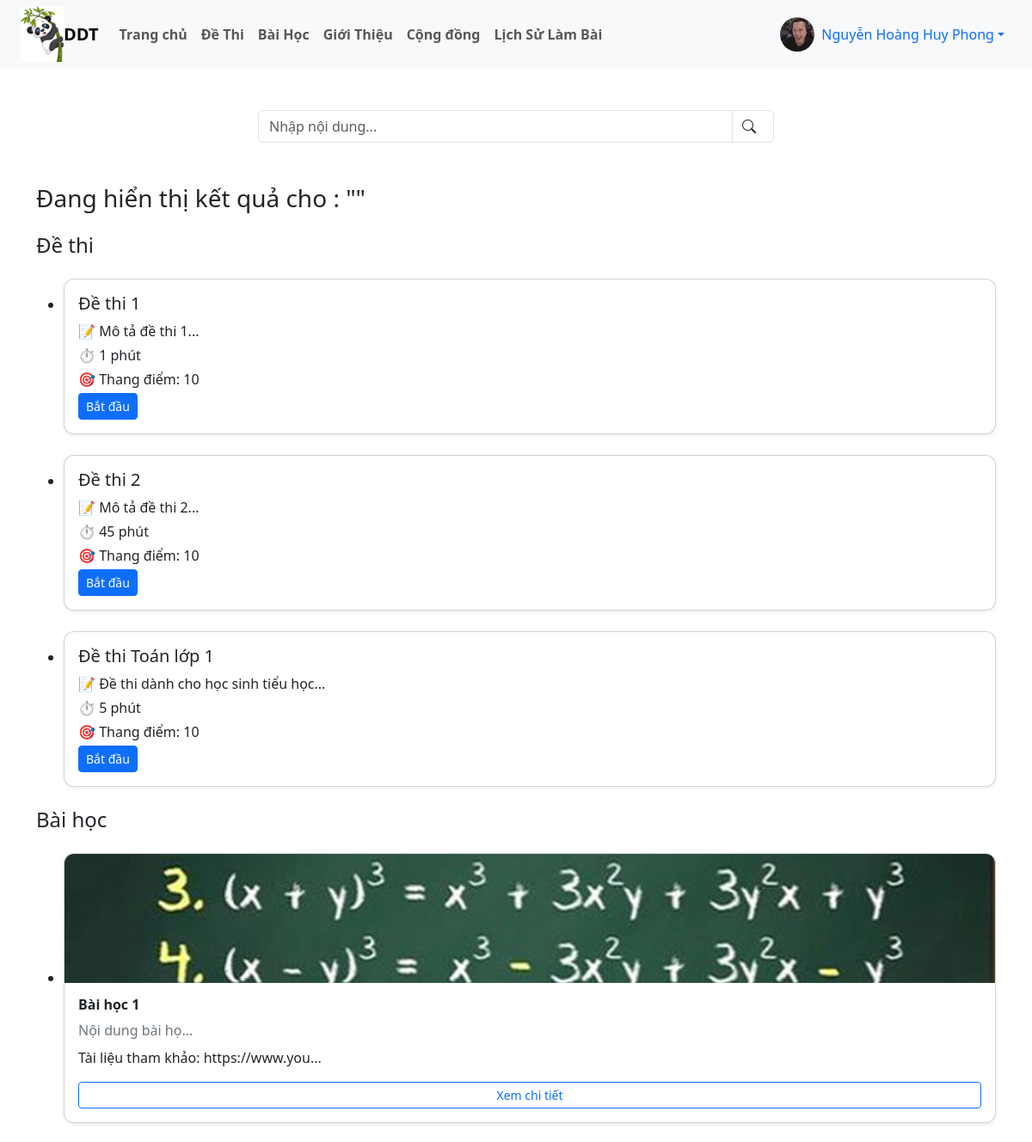
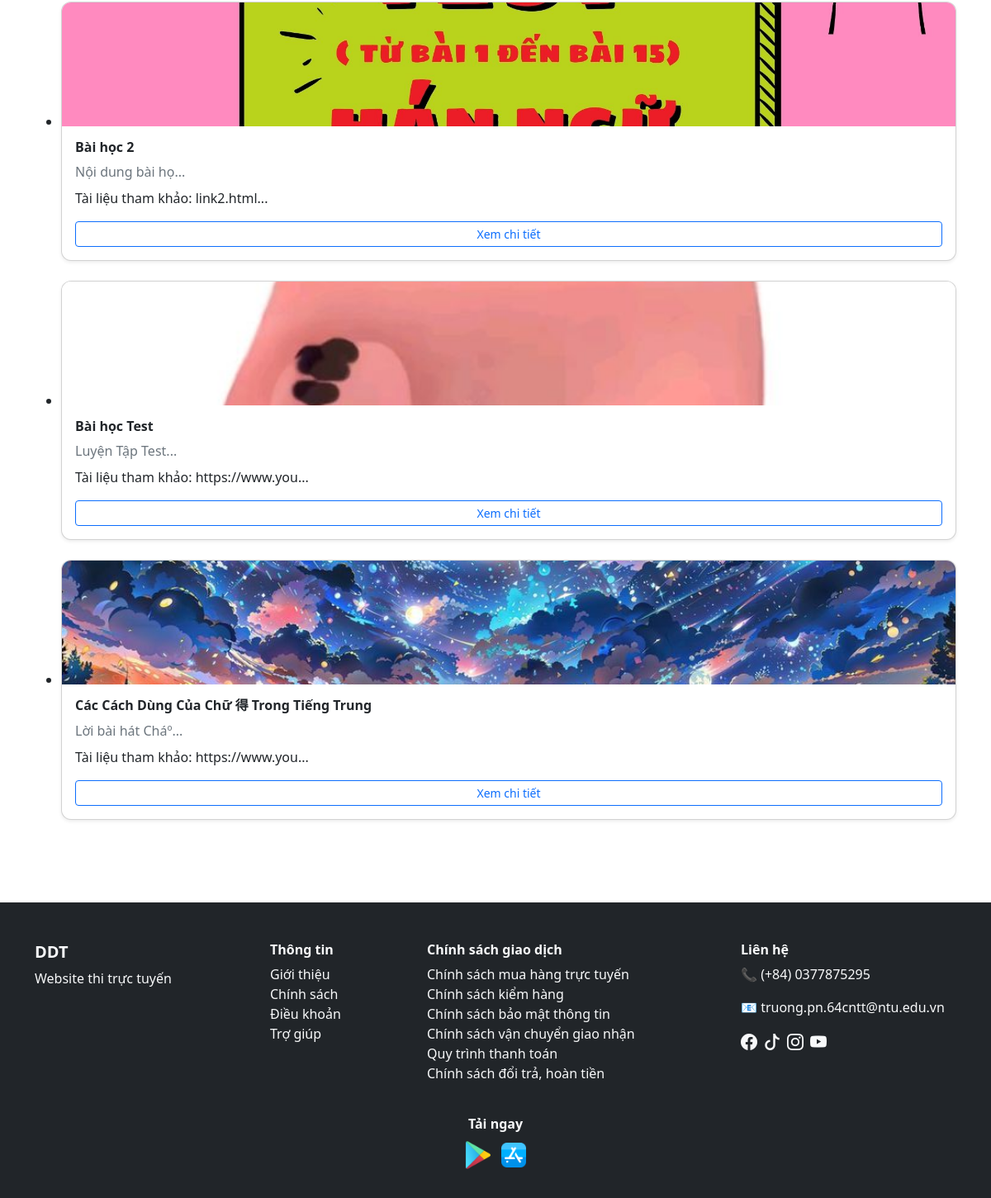
/user/tim_kiem.php (signed in), run on the app's committed database (2 pictures, top to bottom).
### tables this page shows
CREATE TABLE `de_thi` (
  `id` varchar(10) NOT NULL,
  `id_danh_muc` int(11) DEFAULT NULL,
  `ten_de_thi` varchar(255) NOT NULL,
  `mo_ta` text DEFAULT NULL,
  `thoi_gian` int(11) DEFAULT NULL,
  `id_bai_hoc` varchar(10) DEFAULT NULL,
  `thang_diem` int(11) DEFAULT 10,
  `ngay_tao` datetime DEFAULT current_timestamp(),
  `trang_thai` tinyint(1) NOT NULL DEFAULT 0
);

CREATE TABLE `bai_hoc` (
  `id` varchar(10) NOT NULL,
  `tieu_de` varchar(255) NOT NULL,
  `noi_dung` text DEFAULT NULL,
  `anh_bai_hoc` varchar(255) DEFAULT NULL,
  `link_bai_hoc` varchar(255) DEFAULT NULL,
  `ngay_tao` datetime DEFAULT current_timestamp(),
  `id_danh_muc` int(11) DEFAULT NULL
);

### user/tim_kiem.php (the view, shortened to what this page needs)
<?php
include_once("./header.php");
$keyword = $_GET['q'] ?? '';
$keyword = mysqli_real_escape_string($dbc, $keyword);
$limit = 10;
$page_de = isset($_GET['page_de']) ? (int)$_GET['page_de'] : 1;
$start_de = ($page_de - 1) * $limit;
$page_bh = isset($_GET['page_bh']) ? (int)$_GET['page_bh'] : 1;
$start_bh = ($page_bh - 1) * $limit;
$sql_de_thi = "
    SELECT * FROM de_thi
    WHERE ten_de_thi LIKE '%$keyword%'
        OR mo_ta LIKE '%$keyword%'
    LIMIT $start_de, $limit
";
$result_de_thi = mysqli_query($dbc, $sql_de_thi);
$sql_bai_hoc = "
    SELECT * FROM bai_hoc
    WHERE tieu_de LIKE '%$keyword%'
        OR noi_dung LIKE '%$keyword%'
    LIMIT $start_bh, $limit
";
$result_bai_hoc = mysqli_query($dbc, $sql_bai_hoc);
?>
<div class="container my-4">
    <form action="tim_kiem.php" method="GET">
        <div class="d-flex justify-content-center my-5">
            <div class="input-group" style="max-width: 600px;">
                <input type="text" name="q" class="form-control" placeholder="Nhập nội dung..." required>
                <button class="input-group-text bg-white border-start-0" type="submit">
                    <i class="bi bi-search me-2"></i>
                </button>
            </div>
        </div>
    </form>
    <h3>Đang hiển thị kết quả cho : "<?= htmlspecialchars($keyword) ?>"</h3>
    <?php if (mysqli_num_rows($result_de_thi) > 0): ?>
    <h4 class="mt-4">Đề thi</h4>
    <ul>
        <?php while ($row = mysqli_fetch_assoc($result_de_thi)): ?>
        <li>
            <div class="card shadow-sm mt-4 mb-4" style="min-width: 250px;">
                <div class="card-body">
                    <h5 class="card-title"><?= $row['ten_de_thi'] ?></h5>
                    <p class="card-text mb-1">📝 <?= substr($row['mo_ta'], 0, 60) ?>...</p>
                    <p class="card-text mb-1">⏱️ <?= $row['thoi_gian'] ?> phút</p>
                    <p class="card-text mb-1">🎯 Thang điểm: <?= $row['thang_diem'] ?></p>
                    <a href="chi_tiet_de_thi.php?id=<?= $row['id'] ?>" class="btn btn-primary btn-sm">Bắt đầu</a>
                </div>
            </div>
        </li>
        <?php endwhile; ?>
    </ul>
    <?php endif; ?>
    <?php if (mysqli_num_rows($result_bai_hoc) > 0): ?>
    <h4 class="mt-4">Bài học</h4>
    <ul>
        <?php while ($row = mysqli_fetch_assoc($result_bai_hoc)): ?>
        <li>
            <div class="card shadow-sm mt-4 mb-4" style="min-width: 260px;">
                <?php if (!empty($row['anh_bai_hoc'])): ?>
                <img src="./image_baihoc/<?= $row['anh_bai_hoc'] ?>" class="card-img-top"
                    style="height: 150px; object-fit: cover;">
                <?php endif; ?>
                <div class="card-body">
                    <h6 class="card-title fw-bold"><?= $row['tieu_de'] ?></h6>
                    <p class="text-secondary mb-2">
                        <?= substr($row['noi_dung'], 0, 20) ?>...
                    </p>
                    <?php if (!empty($row['link_bai_hoc'])): ?>
                    <p>
                        Tài liệu tham khảo: <?= substr($row['link_bai_hoc'], 0, 15) ?>...
                    </p>
                    <?php endif; ?>
                    <a href="chi_tiet_bai_hoc.php?id_bh=<?= $row['id'] ?>" class="btn btn-outline-primary btn-sm w-100">
                        Xem chi tiết
                    </a>
                </div>
            </div>
        </li>
        <?php endwhile; ?>
    </ul>
    <?php endif; ?>
</div>
<?php
include_once("./footer.php");
?>

### user/CSS/style_user.css (style rules this page uses)
.card { border-radius: 12px; overflow: hidden; }

### data on the page
de_thi: ten_de_thi "Đề thi 1", mo_ta "Mô tả đề thi 1", thoi_gian "1", thang_diem "10"
de_thi: ten_de_thi "Đề thi 2", mo_ta "Mô tả đề thi 2", thoi_gian "45", thang_diem "10"
de_thi: ten_de_thi "Đề thi Toán lớp 1", mo_ta "Đề thi dành cho học sinh tiểu học", thoi_gian "5", thang_diem "10"
bai_hoc: anh_bai_hoc (picture), tieu_de "Bài học 1", noi_dung "Nội dung bài họ", link_bai_hoc "https://www.you"
bai_hoc: anh_bai_hoc (picture), tieu_de "Bài học 2", noi_dung "Nội dung bài họ", link_bai_hoc "link2.html"
bai_hoc: anh_bai_hoc (picture), tieu_de "Bài học Test", noi_dung "Luyện Tập Test", link_bai_hoc "https://www.you"
bai_hoc: anh_bai_hoc (picture), tieu_de "Các Cách Dùng Của Chữ 得 Trong Tiếng Trung", noi_dung "Lời bài hát Cháº", link_bai_hoc "https://www.you"

### other printed values
$_SESSION['ho_ten'] "Nguyễn Hoàng Huy Phong"
